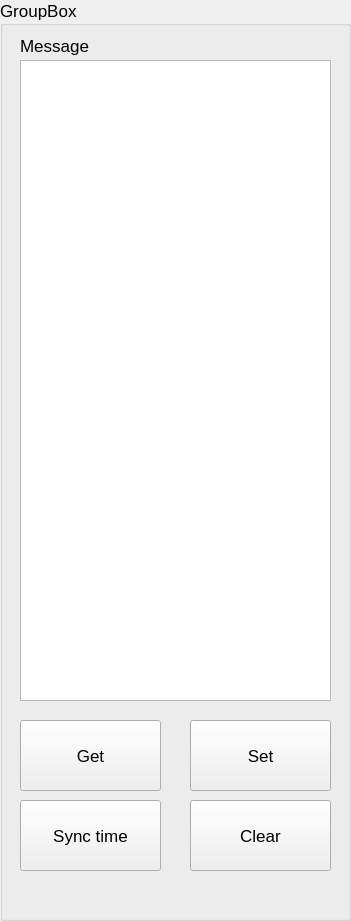
     <widget class="QGroupBox" name="group_program_msg">
      <property name="geometry">
       <rect>
        <x>1530</x>
        <y>10</y>
        <width>351</width>
        <height>921</height>
       </rect>
      </property>
      <property name="font">
       <font>
        <pointsize>13</pointsize>
       </font>
      </property>
      <property name="title">
       <string>GroupBox</string>
      </property>
      <widget class="QTextBrowser" name="outmsg_program_msg">
       <property name="geometry">
        <rect>
         <x>20</x>
         <y>60</y>
         <width>311</width>
         <height>641</height>
        </rect>
       </property>
      </widget>
      <widget class="QLabel" name="label_program_msg">
       <property name="geometry">
        <rect>
         <x>20</x>
         <y>30</y>
         <width>231</width>
         <height>31</height>
        </rect>
       </property>
       <property name="text">
        <string>Message</string>
       </property>
      </widget>
      <widget class="QPushButton" name="btn_get_fuzzy_coef">
       <property name="geometry">
        <rect>
         <x>20</x>
         <y>720</y>
         <width>141</width>
         <height>71</height>
        </rect>
       </property>
       <property name="text">
        <string>Get</string>
       </property>
      </widget>
      <widget class="QPushButton" name="btn_set_fuzzy_coef">
       <property name="geometry">
        <rect>
         <x>190</x>
         <y>720</y>
         <width>141</width>
         <height>71</height>
        </rect>
       </property>
       <property name="text">
        <string>Set</string>
       </property>
      </widget>
      <widget class="QPushButton" name="btn_sync_time">
       <property name="geometry">
        <rect>
         <x>20</x>
         <y>800</y>
         <width>141</width>
         <height>71</height>
        </rect>
       </property>
       <property name="text">
        <string>Sync time</string>
       </property>
      </widget>
      <widget class="QPushButton" name="btn_clear_program_msg">
       <property name="geometry">
        <rect>
         <x>190</x>
         <y>800</y>
         <width>141</width>
         <height>71</height>
        </rect>
       </property>
       <property name="text">
        <string>Clear</string>
       </property>
      </widget>
     </widget>
